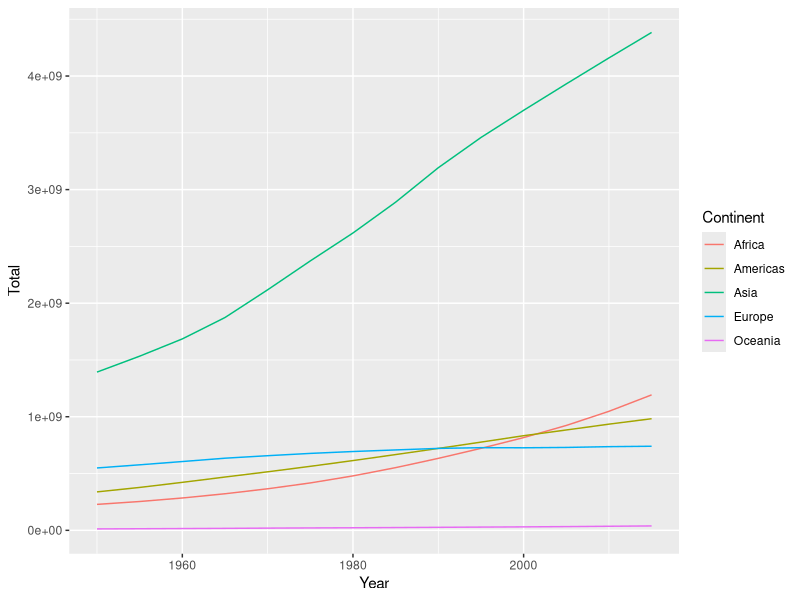
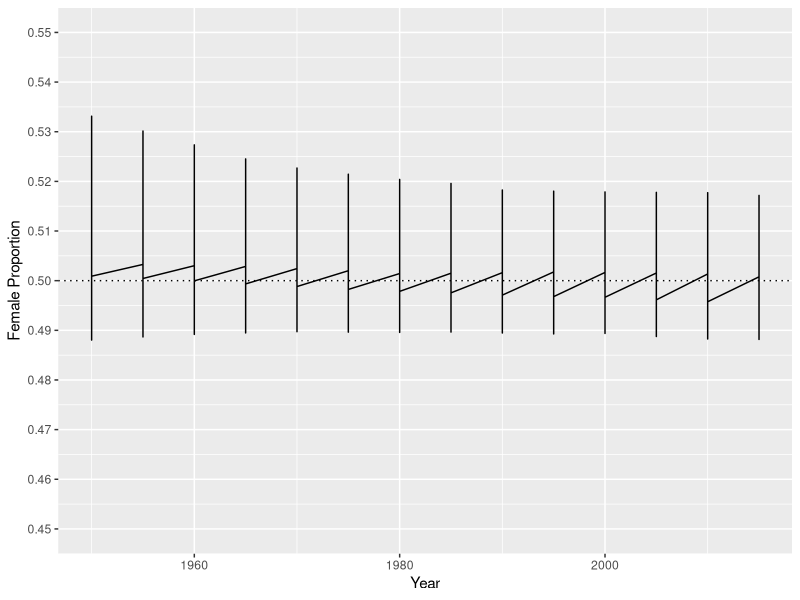

The R script that drew these images, in order:
## ---- chunk 1
knitr::opts_chunk$set(echo = TRUE)
## ---- chunk 2
library(dplyr)
library(tidyr)
library(readr)
library(here)
wpOrig <- read_csv(here("World-Population.csv"))

glimpse(wpOrig)
## ---- chunk 3
wp <- wpOrig %>% 
  rename(Continent=continent, Country=Location, Year=Time) %>% 
  mutate(
    PopF = 1000*PopFemale,
    PopM = 1000*PopMale,
    PopT = PopF + PopM) %>% 
  select(-PopFemale, -PopMale) %>% 
  arrange(Continent, Country, Year, AgeGrpStart)

glimpse(wp)
## ---- chunk 4
ct <- wp %>% 
  # Add total for the world
  mutate(Continent = "World") %>% 
  rbind(wp) %>% 
  group_by(Continent, Year) %>% 
  summarise(TotF = sum(PopF), TotM = sum(PopM), Total = sum(PopT)) %>% 
  arrange(Continent, Year)
glimpse(ct)
## ---- chunk 5
library(ggplot2)
ct %>% filter(Continent != "World") %>% ggplot(aes(Year, Total, colour=Continent)) +  geom_line()
## ---- chunk 6
ctwide <-  ct %>% select(Continent, Year, Total) %>% spread(Continent, Total) 

# Use the kable from the knitr package
library(knitr)
ctwide %>%  kable()
## ---- chunk 7
ctwideB <-  ct %>% 
  mutate(TotalB = paste(format(round(Total/1e9, 2), trim = TRUE), "B")) %>% 
  select(Continent, Year, TotalB) %>% spread(Continent, TotalB)

ctwideB %>%  kable()
## ---- chunk 8
ctprop <- ct %>% mutate(PropF = TotF/Total, TotM = TotM/Total)
## ---- chunk 9
library(ggplot2)
ctprop %>%   ggplot(aes(Year, PropF), colour=Continent) + geom_line() +
  geom_hline(yintercept = 0.5, lty=3) + scale_y_continuous(limits = c(.45, .55), 
  breaks = seq(0.45, .55, 0.01)) +  ylab("Female Proportion") 
## ---- chunk 10
ctwidePct <-  ctprop %>% 
  mutate(PctF = paste0(format(round(100*PropF, 1), trim = TRUE), "%")) %>%
  select(Continent, Year, PctF) %>% 
  spread(Continent, PctF)

ctwidePct %>%  kable()
## ---- chunk 11
sessionInfo()
